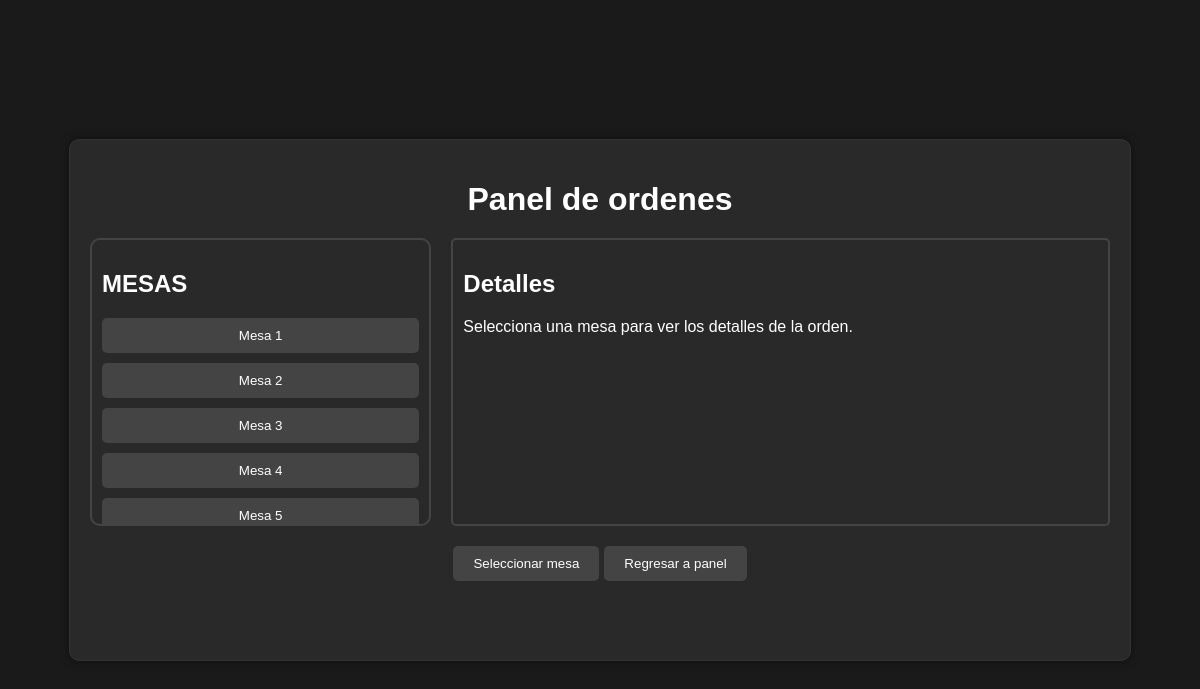
Screenshot of /src/ModuloServicio/UCgenerarPedidoPlato/indexPanelOrdenes.php (signed in) with the database file from the repository.
### tables this page shows
CREATE TABLE `controlordenes` (
  `idControlOrden` int NOT NULL AUTO_INCREMENT,
  `idMesa` int NOT NULL,
  `idOrden` int DEFAULT NULL,
  `EstadoControlOrden` tinyint(1) NOT NULL,
  `idUsuario` int NOT NULL,
  `ControlFecha` varchar(10) NOT NULL,
  `ControlHora` varchar(10) NOT NULL,
  PRIMARY KEY (`idControlOrden`),
  KEY `idOrden` (`idOrden`),
  KEY `fk_mesa` (`idMesa`),
  KEY `fk_usuario` (`idUsuario`),
  CONSTRAINT `controlordenes_ibfk_1` FOREIGN KEY (`idOrden`) REFERENCES `ordenes` (`idOrden`),
  CONSTRAINT `fk_mesa` FOREIGN KEY (`idMesa`) REFERENCES `mesas` (`idMesa`) ON DELETE CASCADE ON UPDATE CASCADE,
  CONSTRAINT `fk_usuario` FOREIGN KEY (`idUsuario`) REFERENCES `usuarios` (`idUsuario`) ON DELETE CASCADE ON UPDATE CASCADE
);

### src/ModuloServicio/UCgenerarPedidoPlato/indexPanelOrdenes.php (called while the page is built, shortened)
<?php
include_once($_SERVER['DOCUMENT_ROOT'] . '/src/ModuloServicio/UCgenerarPedidoPlato/panelOrdenes.php');
include_once($_SERVER['DOCUMENT_ROOT'] . '/src/modelo/ControlOrden.php');
$idMesa = $_GET['idMesa'] ?? null;
$ordenDetalles = null;
$idControl = null;
$controlOrdenObject = new ControlOrden();
$controlOrdenes = $controlOrdenObject->obtenerOrdenControl();
$panelOrdenesObject = new panelOrdenes();
$panelOrdenesObject->panelOrdenesShow($controlOrdenes, $ordenDetalles, $idMesa, $idControl);
?>

### src/modelo/conexion.php (called while the page is built, shortened)
<?php
class Conexion
{
    private $host = "localhost";
    private $user = "root";
    private $password = "12345678";
    private $database = "bdrestaurante";
    private $conexion;
    public function conectar()
    {
        if ($this->conexion == null) {
            $this->conexion = mysqli_connect($this->host, $this->user, $this->password, $this->database);
        }
        return $this->conexion;
    }
    public function desconectar()
    {
        if ($this->conexion != null) {
            $this->conexion = null;
        }
    }
}

### src/modelo/ControlOrden.php (called while the page is built, shortened)
<?php
require_once("conexion.php");
class ControlOrden extends conexion
{
  public function obtenerOrdenControl()
  {
    $sql = "SELECT * FROM controlordenes WHERE estadocontrolorden = true";
    $respuesta = $this->conectar()->query($sql);
    return $respuesta;
  }
}

### src/ModuloServicio/UCgenerarPedidoPlato/panelOrdenes.php (the view, shortened to what this page needs)
<?php
class panelOrdenes
{
    public function panelOrdenesShow($controlOrdenes = null, $ordenDetalles = null, $idMesa = null, $idControl = null)
    {
?>
        <!DOCTYPE html>
        <html lang="es">
        <head>
            <link href="https://cdn.jsdelivr.net/npm/sweetalert2@11.7.0/dist/sweetalert2.min.css" rel="stylesheet">
        </head>
        <body>
            <div class="container">
                <h1>Panel de ordenes</h1>
                <div class="mesas-container">
                    <div class="mesas-list">
                        <h2>MESAS</h2>
                        <?php if ($controlOrdenes): ?>
                            <form action="getPedidos.php" method="POST">
                                <?php foreach ($controlOrdenes as $mesa): ?>
                                    <button class="<?= ($mesa['idMesa'] == $idMesa) ? 'selected' : ''; ?>" value=<?= $mesa['idMesa']; ?> name="btnOrdenMesa" type="submit">
                                        Mesa <?php echo $mesa['idMesa']; ?>
                                    </button>
                                <?php endforeach; ?>
                            </form>
                        <?php else: ?>
                            <p>Cargando...</p>
                        <?php endif; ?>
                    </div>
                    <div class="detalles">
                        <h2>Detalles</h2>
                        <?php if ($ordenDetalles): ?>
                            <table>
                                <thead>
                                    <tr>
                                        <th>N°</th>
                                        <th>Pedido</th>
                                        <th>Descripción</th>
                                        <th>Cantidad</th>
                                        <th>Precio</th>
                                    </tr>
                                </thead>
                                <tbody>
                                    <?php foreach ($ordenDetalles as $index => $detalle): ?>
                                        <tr>
                                            <td style="text-align: center;"><?= $index + 1; ?></td>
                                            <td style="width: 20%;"><?= htmlspecialchars($detalle['NombrePlato']); ?></td>
                                            <td><?= htmlspecialchars($detalle['Descripcion']); ?></td>
                                            <td style="text-align: center;"><?= (int)$detalle['Cantidad']; ?></td>
                                            <td style="width: 15%;">s/ <?= number_format((float)$detalle['Subtotal'], 2); ?></td>
                                        </tr>
                                    <?php endforeach; ?>
                                </tbody>
                            </table>
                        <?php elseif ($idMesa): ?>
                            <p>Se ha iniciado el proceso de orden de esta mesa</p>
                        <?php else: ?>
                            <p>Selecciona una mesa para ver los detalles de la orden.</p>
                        <?php endif; ?>
                    </div>
                </div>
                <div class="btn-seleccionar">
                    <a href="indexSeleccionMesas.php">
                        <button>Seleccionar mesa</button>
                    </a>
                    <a href="/src/ModuloSeguridad/UCautenticarUsuario/indexPanelPrincipalSistema.php">
                        <button>Regresar a panel</button>
                    </a>
                </div>
            </div>
        </body>
        </html>
<?php
    }
}
?>

### src/ModuloServicio/UCgenerarPedidoPlato/panelOrdenes.php (style rules this page uses)
body { font-family: Arial, sans-serif; background-color: #1a1a1a; color: white; display: flex; justify-content: center; align-items: center; height: 100vh; margin: 0; }
.container { width: 85%; max-width: 1100px; border: 1px solid #333; padding: 20px; background-color: #292929; border-radius: 10px; box-shadow: 0 0 10px rgba(0, 0, 0, 0.5); height: 60vh; }
h1 { text-align: center; margin-bottom: 20px; }
.mesas-container { display: flex; gap: 20px; height: 60%; }
.mesas-list { flex: 1; border: 2px solid #444; padding: 10px; border-radius: 10px; overflow-y: hidden; max-height: 400px; cursor: grab; user-select: none; }
.mesas-list button { display: block; width: 100%; margin-bottom: 10px; padding: 10px; background-color: #444; color: white; border: none; border-radius: 5px; cursor: pointer; transition: background-color 0.3s; }
.detalles { flex: 2; border: 2px solid #444; padding: 10px; border-radius: 5px; overflow-y: hidden; max-height: 400px; cursor: grab; }
.btn-seleccionar { margin-top: 20px; display: flex; justify-content: center; gap: 5px; }
.btn-seleccionar button { padding: 10px 20px; background-color: #444; color: white; border: none; border-radius: 5px; cursor: pointer; transition: background-color 0.3s; }

### rows the page displays
controlordenes: idMesa "1"
controlordenes: idMesa "2"
controlordenes: idMesa "3"
controlordenes: idMesa "4"
controlordenes: idMesa "5"
